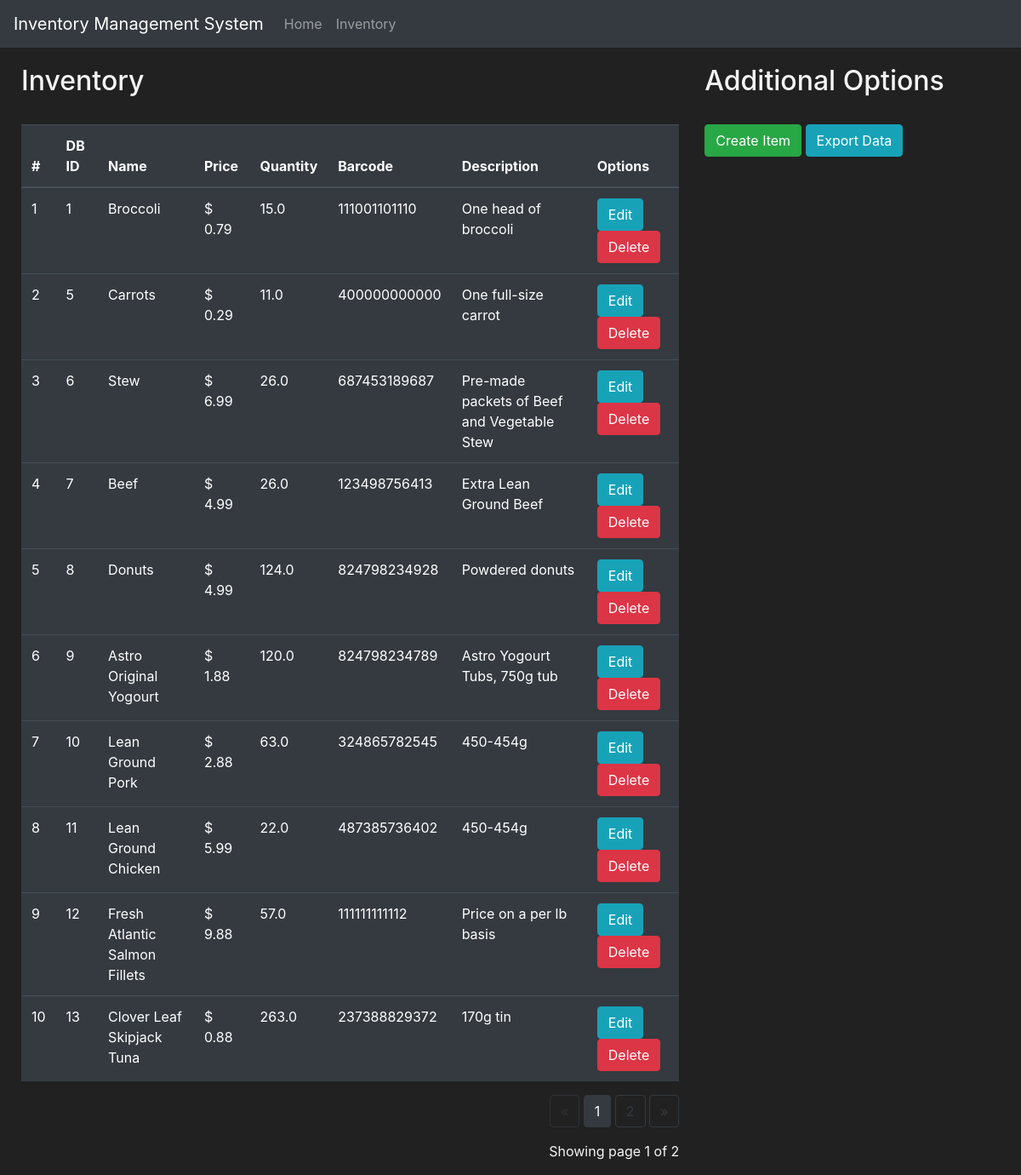
Page /inventory on the committed database.
### inventory/models.py (models this page shows)
class Item(db.Model):
    id = db.Column(db.Integer(), primary_key = True)
    name = db.Column(db.String(length = 30), nullable = False)
    price = db.Column(db.Float(), nullable = False)
    quantity = db.Column(db.Float(), nullable = False)
    barcode = db.Column(db.String(length = 12), nullable = False, unique = True)
    description = db.Column(db.String(length = 1024), nullable = False)

### inventory/routes.py (the view, shortened to what this page needs)
@app.route('/inventory', methods=['GET', 'POST'])
def inventory_page():
    deleting_form = DeleteItemForm()
    creating_form = CreateItemForm()
    editing_form = EditItemForm()
    items_displayed_per_page = 10
    if request.method == "GET":
        page = request.args.get('page', 1, type = int)
        items = Item.query.paginate(page = page, per_page = items_displayed_per_page)
        return render_template('inventory.html', items=items, deleting_form = deleting_form, creating_form = creating_form, editing_form = editing_form)

### inventory/templates/inventory.html (shortened to what this page needs)
{% extends 'base.html' %}
{% block content %}
    <div class = "row" style="margin-top:20px; margin-left:10px">
        <div class="col-8">
            <h2>Inventory</h2>
            <br>
            <table class="table table-hover table-dark">
                <thead>
                    <tr>
                        <th scope="col">#</th>
                        <th scope="col">DB ID</th>
                        <th scope="col">Name</th>
                        <th scope="col">Price</th>
                        <th scope="col">Quantity</th>
                        <th scope="col">Barcode</th>
                        <th scope="col">Description</th>
                        <th scope="col">Options</th>
                    </tr>
                </thead>
                <tbody>
                    {% for item in items.items %}
                    <tr>
                        <td>{{ loop.index}}</td>
                        <td>{{ item.id }}</td>
                        <td>{{ item.name }}</td>
                        <td>$ {{'%0.2f'| format(item.price|float)}}</td>
                        <td>{{ item.quantity }}</td>
                        <td>{{ item.barcode }}</td>
                        <td>{{ item.description }}</td>
                        <td>
                            <button class="btn btn-outline btn-info" data-toggle="modal" data-target="#Modal-Edit-{{ item.id }}">Edit</button>
                            <button class="btn btn-outline btn-danger" data-toggle="modal" data-target="#Modal-Delete-{{ item.id }}">Delete</button>
                        </td>
                    </tr>
                    {% endfor %}
                </tbody>
            </table>
            <div class="text-right">
                <a href="{{ url_for('inventory_page', page=items.prev_num) }}"
                class="btn btn-outline-dark
                {% if items.page == 1 %}disabled{% endif %}">
                </a>
                {% for page_num in items.iter_pages(left_edge=1, right_edge=1, left_current=1, right_current=2) %}
                    {% if page_num %}
                        {% if items.page == page_num %}
                            <a href="{{ url_for('inventory_page', page=page_num) }}"
                            class="btn btn-dark">
                                {{ page_num }}
                            </a>
                        {% else %}
                            <a href="{{ url_for('inventory_page', page=page_num) }}"
                            class="btn btn-outline-dark">
                                {{ page_num }}
                            </a>
                        {% endif %}
                    {% else %}
                        ...
                    {% endif %}
                {% endfor %}
                <a href="{{ url_for('inventory_page', page=items.next_num) }}" class="btn btn-outline-dark {% if items.page == items.pages %}disabled{% endif %}">
                    &raquo;
                </a>
            </div>
            <p class="text-right mt-3">
                Showing page {{ items.page }} of {{ items.pages }}
            </p>
        </div>
        <div class="col-4">
            <h2>Additional Options</h2>
            <br>
            <button class="btn btn-outline btn-success" data-toggle="modal" data-target="#Modal-CreateItem">Create Item</button>
            <a href="{{ url_for('export_page') }}" class="btn btn-outline btn-info">Export Data</a>
        </div>
    </div>
{% endblock %}

### inventory/templates/base.html (style rules this page uses)
body { background-color: #212121; color: whitesmoke }

### rows in the picture
Item: id "1", name "Broccoli", price "0.79", quantity "15.0", barcode "111001101110", description "One head of broccoli"
Item: id "5", name "Carrots", price "0.29", quantity "11.0", barcode "400000000000", description "One full-size carrot"
Item: id "6", name "Stew", price "6.99", quantity "26.0", barcode "687453189687", description "Pre-made packets of Beef and Vegetable Stew"
Item: id "7", name "Beef", price "4.99", quantity "26.0", barcode "123498756413", description "Extra Lean Ground Beef"
Item: id "8", name "Donuts", price "4.99", quantity "124.0", barcode "824798234928", description "Powdered donuts"
Item: id "9", name "Astro Original Yogourt", price "1.88", quantity "120.0", barcode "824798234789", description "Astro Yogourt Tubs, 750g tub"
Item: id "10", name "Lean Ground Pork", price "2.88", quantity "63.0", barcode "324865782545", description "450-454g"
Item: id "11", name "Lean Ground Chicken", price "5.99", quantity "22.0", barcode "487385736402", description "450-454g"
Item: id "12", name "Fresh Atlantic Salmon Fillets", price "9.88", quantity "57.0", barcode "111111111112", description "Price on a per lb basis"
Item: id "13", name "Clover Leaf Skipjack Tuna", price "0.88", quantity "263.0", barcode "237388829372", description "170g tin"

### other values in the picture
{{ page_num }} "1"
{{ page_num }} "2"
{{ items.page }} "1"
{{ items.pages }} "2"
